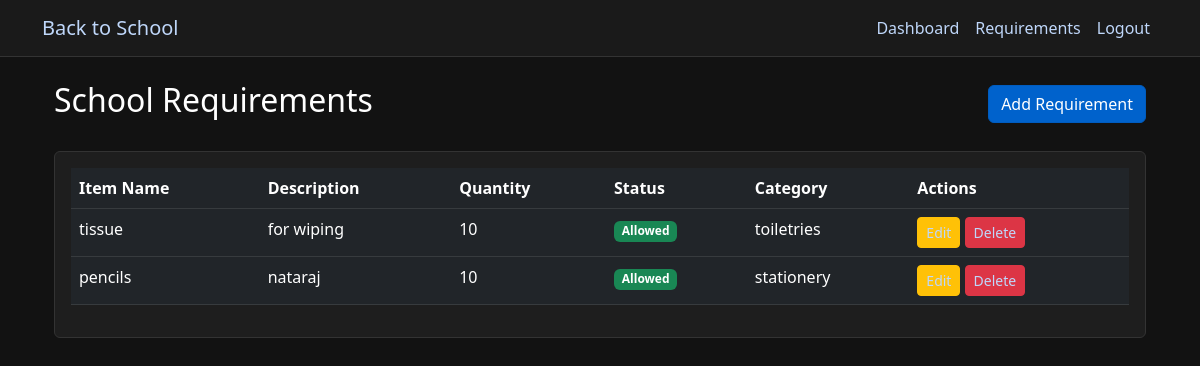
Screenshot of /school/requirements (signed in) with the database file from the repository.
### app.py (models this page shows)
class SchoolRequirement(db.Model):
    id = db.Column(db.Integer, primary_key=True)
    school_id = db.Column(db.Integer, db.ForeignKey('school.id'), nullable=False)
    item_name = db.Column(db.String(100), nullable=False)
    item_description = db.Column(db.Text)
    quantity_required = db.Column(db.Integer)
    is_allowed = db.Column(db.Boolean, default=True)
    category = db.Column(db.String(50))

### app.py (the view)
@app.route('/school/requirements')
@role_required(['school_admin'])
def manage_requirements():
    school = School.query.filter_by(id=session.get('school_id')).first()
    if not school:
        flash('School not found', 'error')
        return redirect(url_for('dashboard'))
    categories = ProductCategory.query.all()
    return render_template('school/requirements.html', requirements=school.requirements, categories=categories)

### app.py (called while the page is built)
def role_required(roles):
    def decorator(f):
        @wraps(f)
        def decorated_function(*args, **kwargs):
            if 'user_id' not in session:
                flash('Please log in to access this page', 'error')
                return redirect(url_for('login'))
            if session['role'] not in roles:
                flash('You do not have permission to access this page', 'error')
                return redirect(url_for('dashboard'))
            return f(*args, **kwargs)
        return decorated_function
    return decorator

@app.context_processor
def inject_current_user():
    if 'user_id' in session:
        user = db.session.get(User, session['user_id'])
        return {'current_user': user}
    return {'current_user': None}

@app.context_processor
def inject_cart_item_count():
    if 'user_id' in session and session['role'] in ['parent', 'student']:
        user = db.session.get(User, session['user_id'])
        cart = user.carts[0] if user.carts else None
        if cart and cart.items:
            return {'cart_item_count': len(cart.items)}
    return {'cart_item_count': 0}

### templates/school/requirements.html (shortened to what this page needs)
{% extends "base.html" %}
{% block content %}
<div class="container">
    <div class="d-flex justify-content-between align-items-center mb-4">
        <h2>School Requirements</h2>
        <button class="btn btn-primary" data-bs-toggle="modal" data-bs-target="#addRequirementModal">
            Add Requirement
        </button>
    </div>
    <div class="card">
        <div class="card-body">
            {% if requirements %}
                <div class="table-responsive">
                    <table class="table table-dark table-hover">
                        <thead>
                            <tr>
                                <th>Item Name</th>
                                <th>Description</th>
                                <th>Quantity</th>
                                <th>Status</th>
                                <th>Category</th>
                                <th>Actions</th>
                            </tr>
                        </thead>
                        <tbody>
                            {% for req in requirements %}
                                <tr>
                                    <td>{{ req.item_name }}</td>
                                    <td>{{ req.item_description }}</td>
                                    <td>{{ req.quantity_required }}</td>
                                    <td>
                                        <span class="badge bg-{{ 'success' if req.is_allowed else 'danger' }}">
                                            {{ 'Allowed' if req.is_allowed else 'Restricted' }}
                                        </span>
                                    </td>
                                    <td>{{ req.category }}</td>
                                    <td>
                                        <a href="{{ url_for('edit_requirement', req_id=req.id) }}" class="btn btn-sm btn-warning">Edit</a>
                                        <a href="{{ url_for('delete_requirement', req_id=req.id) }}" class="btn btn-sm btn-danger">Delete</a>
                                    </td>
                                </tr>
                            {% endfor %}
                        </tbody>
                    </table>
                </div>
            {% else %}
                <p>No requirements added yet</p>
            {% endif %}
        </div>
    </div>
</div>
{% endblock %}

### templates/base.html (style rules this page uses)
body { background-color: #121212; color: #ffffff; }
h1, h2, h3, h4, h5, h6, span, p { color: #ffffff !important; }
a { color:rgb(191, 215, 250) !important; }
.card { background-color: #1e1e1e; border: 1px solid #333; }
.btn-primary { background-color: #0062cc; border-color: #005cbf; }
.table { color: #ffffff; }
.table-dark { background-color: #1e1e1e; }

### rows the page displays
SchoolRequirement: item_name "tissue", item_description "for wiping", quantity_required "10", is_allowed "Allowed", category "toiletries"
SchoolRequirement: item_name "pencils", item_description "nataraj", quantity_required "10", is_allowed "Allowed", category "stationery"
